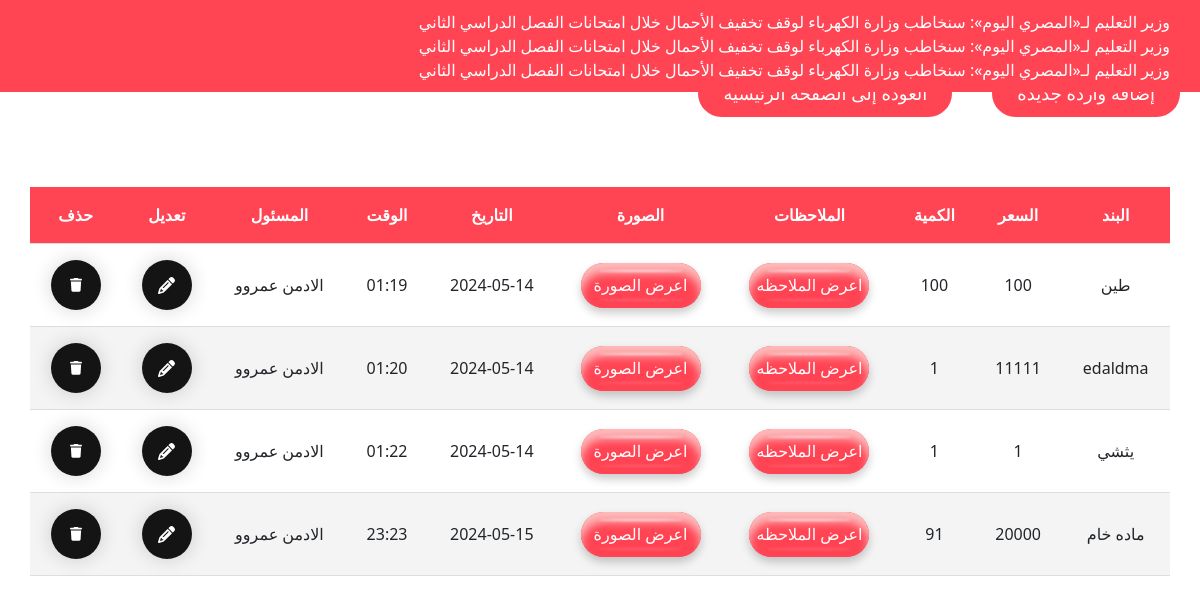
Page /importpage (signed in) on the committed database.
### appfinancer/models.py (models this page shows, shortened)
class Importtable(db.Model):
    __tablename__ = "importtable"
    id = db.Column(db.Integer, primary_key=True)
    band = db.Column(db.String(100), nullable=False)
    price = db.Column(db.String(100), nullable=False)
    amount = db.Column(db.String(100), nullable=False)
    note = db.Column(db.String(100), nullable=False)
    image_file = db.Column(db.String(100), nullable=False , default = 'default.png')
    dates = db.Column(db.DateTime, nullable=False, default=datetime.utcnow)
    times = db.Column(db.DateTime, nullable=False, default=datetime.now)
    user_id = db.Column(db.Integer, db.ForeignKey('users.id'))
    user = db.relationship('User', back_populates='import_records')

### appfinancer/routes.py (the view)
@app.route('/importpage')
@login_required
def importpage():
    con = sql.connect("instance/financer.db")
    con.row_factory = sql.Row
    cur = con.cursor()
    cur.execute("select * from importtable")
    data = cur.fetchall()
    return  render_template('importpage.html' , datas =  data)

### appfinancer/models.py (called while the page is built)
@login_mananger.user_loader
def loa_user(user_id):
    return User.query.get(int(user_id))

### appfinancer/templates/importpage.html (shortened to what this page needs)
{% extends "basepage.html" %} {% block body %}
<div class="first-row-back">
  <a href="{{ url_for('add_import') }}" class="import-export-btn"
    >إضافة واردة جديدة</a
  >
  <a class="import-export-btn" href="{{ url_for('home') }}" onclick="goBack()"
    >العودة إلى الصفحة الرئيسية</a
  >
</div>
<div class="page-content">
    <main class="table" id="customers_table">
        <div class="table__body">
            <table>
            <thead>
                <tr>
                <th>البند</th>
                <th>السعر</th>
                <th>الكمية</th>
                <th>الملاحظات</th>
                <th>الصورة</th>
                <th>التاريخ</th>
                <th>الوقت</th>
                <th>المسئول</th>
                <th>تعديل</th>
                <th>حذف</th>
                </tr>
            </thead>
            <tbody>
        {% for row in datas %}
        {% if row.user_id == current_user.name %}
            <tr>
                <td>{{ row.band }}</td>
                <td>{{ row.price }}</td>
                <td>{{ row.amount }}</td>
                <td>
                    <label for="modal-{{ loop.index }}" class="example-label">اعرض الملاحظه</label>
                </td>
                <td class="photo-parent">
                    <a href="static/images/{{ row.image_file }}" class="show text-decoration-none text-white">اعرض الصورة</a>
                </td>
                <td>{{ row.dates.split()[0] }}</td>
                <td>{{ row.times.split()[1][:5] }}</td>
                <td>{{ row.user_id }}</td>
                <td style="text-align: center;">
                    <a href='{{ url_for('edit_import', id=row.ID) }}' class='edit'>
                    </a>
                </td>
                <td class="delete-parent">
                    <a href='{{ url_for('delete_import', id=row.ID) }}' class='delete' onclick='return confirm("هل انت متأكد من حذف البند")'>
                    </a>
                </td>
            </tr>
        {% endif %}
    {% endfor %}
</tbody>
            </table>
        </div>
    </main>
</div>
{% endblock body %}

### appfinancer/static/main.css (style rules this page uses)
tr:nth-child(even) { background: rgb(234, 235, 234); }
.show, .example-label { position: relative; width: 120px; height: 45px; border-radius: 45px; border: none; background-color: #ff4454; color: white; box-shadow: 0px 10px 10px rgb(253, 187, 187) inset, 0px 5px 10px rgba(5, 5, 5, 0.212), 0px -10px 10px #ff4454 inset; cursor: pointer; display: flex; align-items: center; justify-content: center; margin: auto; }
.show::before, .example-label::before { width: 70%; height: 2px; position: absolute; background-color: rgba(250, 250, 250, 0.678); content: ""; filter: blur(1px); top: 7px; border-radius: 50%; }
.show::after, .example-label::after { width: 70%; height: 2px; position: absolute; background-color: rgba(250, 250, 250, 0.137); content: ""; filter: blur(1px); bottom: 7px; border-radius: 50%; }
.delete { width: 50px; height: 50px; border-radius: 50%; background-color: rgb(20, 20, 20); border: none; font-weight: 600; display: flex; align-items: center; justify-content: center; box-shadow: 0px 0px 20px rgba(0, 0, 0, 0.164); cursor: pointer; transition-duration: 0.3s; overflow: hidden; position: relative; margin: auto; }
.svgIcon { width: 12px; transition-duration: 0.3s; }
.delete::before { position: absolute; top: -25px; content: "حذف"; color: white; transition-duration: 0.3s; font-size: 2px; }
.edit { width: 50px; height: 50px; border-radius: 50%; background-color: rgb(20, 20, 20); border: none; font-weight: 600; display: flex; align-items: center; justify-content: center; box-shadow: 0px 0px 20px rgba(0, 0, 0, 0.164); cursor: pointer; transition-duration: 0.3s; overflow: hidden; position: relative; text-decoration: none !important; margin: auto; }
.edit-svgIcon { width: 17px; transition-duration: 0.3s; }
.edit::before { display: none; content: "تعديل"; color: white; transition-duration: 0.3s; font-size: 2px; }

### appfinancer/static/stylepage.css (style rules this page uses)
body { direction: rtl; background-color: #fff; }
table { width: 100%; border-collapse: collapse; }
th, td { padding: 8px; text-align: left; border-bottom: 1px solid #ddd; }
th { background-color: #f2f2f2; }
.import-export-btn { direction: rtl; background-color: #ff4454; color: #fff; font-size: 18px; border: none; border-radius: 25px; padding: 10px 25px; margin: 20px 20px; text-decoration: none; transition: all 0.3s; }
.first-row-back { margin-top: 50px; display: flex; justify-content: start; align-items: center; }

### appfinancer/static/sidebar.css (style rules this page uses)
.page-content { margin-top: 50px; display: flex; justify-content: center; align-items: center; flex-direction: column; }
table thead tr th { background-color: #ff4454; color: #fff; }
.table__body { width: 100%; max-height: calc(89% - 1.6rem); background-color: #fffb; margin: auto; border-radius: 0.6rem; overflow: auto; overflow: overlay; }
table { width: 95%; margin: auto; direction: rtl; }
table, th, td { border-collapse: collapse; padding: 1rem; text-align: center; }
tbody tr:nth-child(even) { background-color: #0000000b; }

### rows in the picture
Importtable: band "طين", price "100", amount "100", dates "2024-05-14", times "01:19", user_id "الادمن عمروو"
Importtable: band "edaldma", price "11111", amount "1", dates "2024-05-14", times "01:20", user_id "الادمن عمروو"
Importtable: band "يثشي", price "1", amount "1", dates "2024-05-14", times "01:22", user_id "الادمن عمروو"
Importtable: band "ماده خام", price "20000", amount "91", dates "2024-05-15", times "23:23", user_id "الادمن عمروو"
